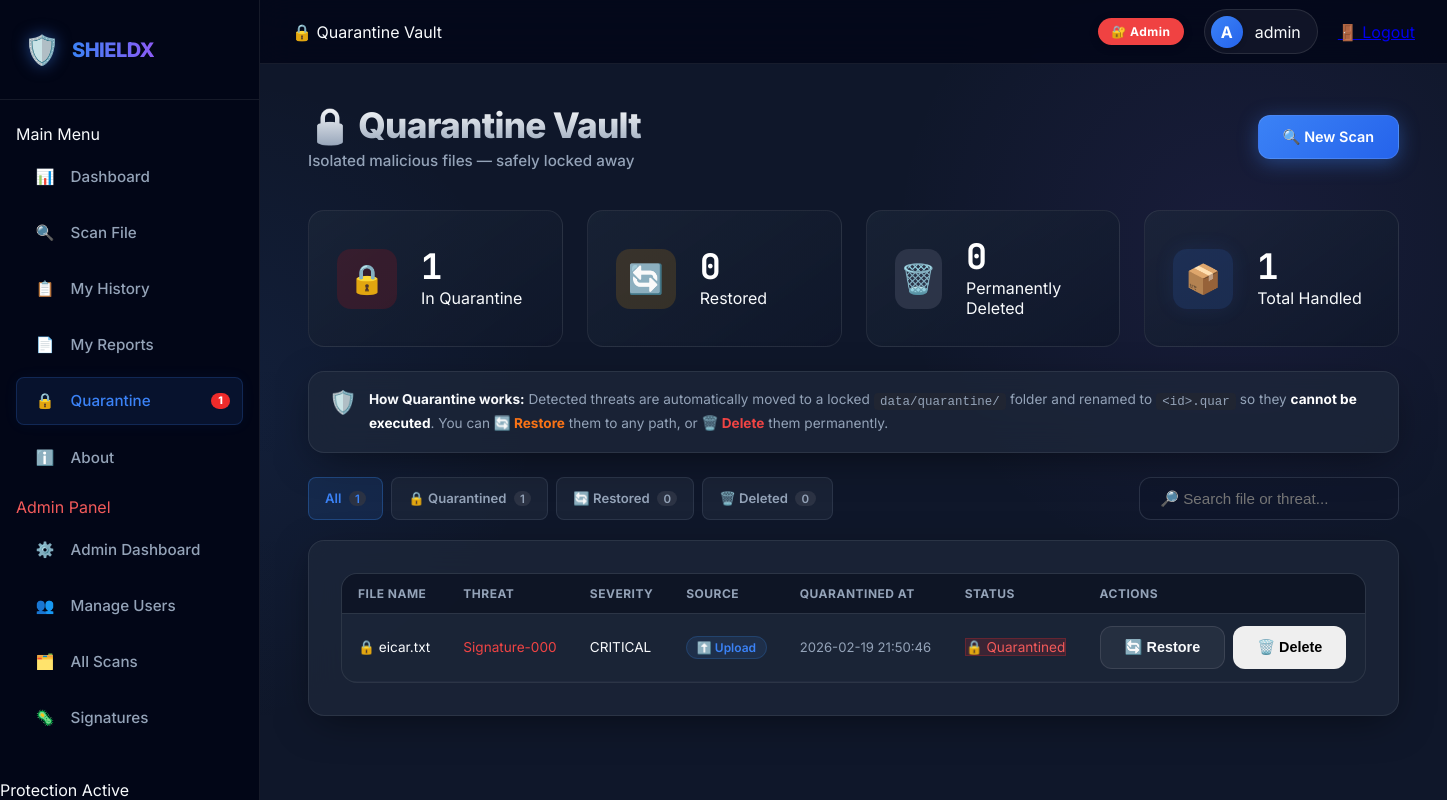
The page /quarantine (signed in) on the database its author committed.
### web/models.py (models this page shows, shortened)
class User(UserMixin, db.Model):
    __tablename__ = "users"
    id            = db.Column(db.Integer, primary_key=True)
    username      = db.Column(db.String(80),  unique=True, nullable=False)
    email         = db.Column(db.String(120), unique=True, nullable=False)
    password_hash = db.Column(db.String(256), nullable=False)
    role          = db.Column(db.String(20), default="student")  # student | staff | admin
    is_active     = db.Column(db.Boolean, default=True)
    created_at    = db.Column(db.DateTime, default=datetime.utcnow)
    @property
    def is_admin(self) -> bool:
        return self.role == "admin"
    @property
    def role_label(self) -> str:
        return {"student": "🎓 Student", "staff": "👔 Staff", "admin": "🔐 Admin"}.get(self.role, self.role)
    @property
    def role_color(self) -> str:
        return {
            "student": "hsl(213,94%,60%)",
            "staff":   "hsl(142,71%,45%)",
            "admin":   "hsl(0,85%,60%)",
        }.get(self.role, "var(--text-muted)")

### web/app.py (the view)
    @main.route("/quarantine")
    @login_required
    def quarantine_page():
        uid      = current_user.id
        is_admin = current_user.role == "admin"
        entries  = _quar.get_all(user_id=uid, admin=is_admin)
        stats    = _quar.get_stats()
        return render_template("quarantine.html", entries=entries, stats=stats)

### web/quarantine.py (called while the page is built)
def _load() -> list:
    if not _INDEX_FILE or not os.path.exists(_INDEX_FILE):
        return []
    try:
        with open(_INDEX_FILE, "r") as f:
            return json.load(f)
    except Exception:
        return []

def get_all(user_id: int = None, admin: bool = False) -> list:
    index = _load()
    if admin:
        return index
    if user_id is not None:
        return [e for e in index if e.get("user_id") == user_id]
    return []

def get_stats() -> dict:
    index = _load()
    return {
        "total":       len(index),
        "quarantined": sum(1 for e in index if e.get("status") == "quarantined"),
        "restored":    sum(1 for e in index if e.get("status") == "restored"),
        "deleted":     sum(1 for e in index if e.get("status") == "deleted"),
    }

### web/templates/quarantine.html (shortened to what this page needs)
{% extends "base.html" %}
{% block topbar_title %}🔒 Quarantine Vault{% endblock %}
{% block content %}
<div class="page-header">
    <div>
        <h1 class="page-title">🔒 Quarantine Vault</h1>
        <p class="page-subtitle">Isolated malicious files — safely locked away</p>
    </div>
    <a href="{{ url_for('main.scan_page') }}" class="btn btn-primary">🔍 New Scan</a>
</div>
<div class="stats-grid" style="margin-bottom:1.5rem;">
    <div class="stat-card">
        <div class="stat-icon" style="background:hsl(0,85%,50%,0.15); color:hsl(0,85%,60%);">🔒</div>
        <div class="stat-info">
            <p class="stat-value">{{ stats.quarantined }}</p>
            <p class="stat-label">In Quarantine</p>
        </div>
    </div>
    <div class="stat-card">
        <div class="stat-icon" style="background:hsl(38,92%,50%,0.15); color:hsl(38,92%,55%);">🔄</div>
        <div class="stat-info">
            <p class="stat-value">{{ stats.restored }}</p>
            <p class="stat-label">Restored</p>
        </div>
    </div>
    <div class="stat-card">
        <div class="stat-icon" style="background:hsl(222,22%,25%,0.8); color:var(--text-muted);">🗑️</div>
        <div class="stat-info">
            <p class="stat-value">{{ stats.deleted }}</p>
            <p class="stat-label">Permanently Deleted</p>
        </div>
    </div>
    <div class="stat-card">
        <div class="stat-icon stat-blue">📦</div>
        <div class="stat-info">
            <p class="stat-value">{{ stats.total }}</p>
            <p class="stat-label">Total Handled</p>
        </div>
    </div>
</div>
<div class="glass-card" style="margin-bottom:1.5rem; padding:1rem 1.25rem;">
    <div style="display:flex; align-items:flex-start; gap:0.75rem;">
        <span style="font-size:1.4rem; flex-shrink:0;">🛡️</span>
        <div style="font-size:0.85rem; color:var(--text-muted); line-height:1.7;">
            <strong style="color:var(--text);">How Quarantine works:</strong>
            Detected threats are automatically moved to a locked
            <code
                style="font-size:0.78rem; background:hsl(222,22%,16%); padding:0.1rem 0.4rem; border-radius:4px;">data/quarantine/</code>
            folder and renamed to <code
                style="font-size:0.78rem; background:hsl(222,22%,16%); padding:0.1rem 0.4rem; border-radius:4px;">&lt;id&gt;.quar</code>
            so they <strong>cannot be executed</strong>.
            You can <strong style="color:var(--orange);">🔄 Restore</strong> them to any path,
            or <strong style="color:var(--red);">🗑️ Delete</strong> them permanently.
        </div>
    </div>
</div>
<div style="display:flex; gap:0.5rem; margin-bottom:1.25rem; flex-wrap:wrap;">
    <button class="quar-filter-btn active" onclick="filterStatus('all', this)">
        All <span class="qfb-count">{{ entries | length }}</span>
    </button>
    <button class="quar-filter-btn" onclick="filterStatus('quarantined', this)">
        🔒 Quarantined <span class="qfb-count">{{ stats.quarantined }}</span>
    </button>
    <button class="quar-filter-btn" onclick="filterStatus('restored', this)">
        🔄 Restored <span class="qfb-count">{{ stats.restored }}</span>
    </button>
    <button class="quar-filter-btn" onclick="filterStatus('deleted', this)">
        🗑️ Deleted <span class="qfb-count">{{ stats.deleted }}</span>
    </button>
    <input type="text" class="search-input" id="quar-search" placeholder="🔎 Search file or threat..."
        oninput="filterSearch(this.value)" style="margin-left:auto; max-width:260px;">
</div>
<div class="glass-card">
    {% if entries %}
    <div class="table-wrapper">
        <table class="data-table" id="quar-table">
            <thead>
                <tr>
                    <th>File Name</th>
                    <th>Threat</th>
                    <th>Severity</th>
                    <th>Source</th>
                    <th>Quarantined At</th>
                    <th>Status</th>
                    <th>Actions</th>
                </tr>
            </thead>
            <tbody>
                {% for e in entries %}
                <tr class="quar-row" data-status="{{ e.status }}" data-name="{{ e.original_name | lower }}"
                    data-threat="{{ (e.threat_name or '') | lower }}">
                    <td class="file-name-cell" title="{{ e.original_path }}">
                        {% if e.status == 'quarantined' %}
                        🔒
                        {% elif e.status == 'restored' %}
                        📂
                        {% else %}
                        🗑️
                        {% endif %}
                        {{ e.original_name }}
                    </td>
                    <td style="color:var(--red); font-size:0.85rem;">
                        {{ e.threat_name or '—' }}
                    </td>
                    <td>
                        {% if e.severity %}
                        <span class="badge badge-{{ e.severity | lower }}">{{ e.severity }}</span>
                        {% else %}
                        <span style="color:var(--text-muted);">—</span>
                        {% endif %}
                    </td>
                    <td>
                        {% if e.source == 'upload' %}
                        <span class="source-badge source-upload">⬆️ Upload</span>
                        {% elif e.source == 'drive_scan' %}
                        <span class="source-badge source-drive">💾 Drive</span>
                        {% else %}
                        <span class="source-badge source-multi">📁 Batch</span>
                        {% endif %}
                    </td>
                    <td style="color:var(--text-muted); font-size:0.82rem;">
                        {{ e.quarantined_at }}
                    </td>
                    <td>
                        {% if e.status == 'quarantined' %}
                        <span class="badge"
                            style="background:hsl(0,85%,55%,0.15); color:hsl(0,85%,65%); border:1px solid hsl(0,85%,55%,0.25);">
                            🔒 Quarantined
                        </span>
                        {% elif e.status == 'restored' %}
                        <span class="badge badge-success">🔄 Restored</span>
                        {% else %}
                        <span class="badge" style="background:hsl(222,22%,20%); color:var(--text-muted);">
                            🗑️ Deleted
                        </span>
                        {% endif %}
                    </td>
                    <td>
                        {% if e.status == 'quarantined' %}
                        <div style="display:flex; gap:0.5rem;">
                            <button class="btn btn-ghost btn-sm"
                                onclick="openRestoreModal('{{ e.id }}', '{{ e.original_name | e }}', '{{ (e.original_path or '') | e }}')">
                                🔄 Restore
                            </button>
                            <button class="btn btn-danger btn-sm"
                                onclick="confirmDelete('{{ e.id }}', '{{ e.original_name | e }}')">
                                🗑️ Delete
                            </button>
                        </div>
                        {% elif e.status == 'restored' %}
                        <span style="color:var(--text-muted); font-size:0.8rem;" title="{{ e.restore_path or '' }}">
                            → {{ (e.restore_path or 'original path') | truncate(30) }}
                        </span>
                        {% else %}
                        <span style="color:var(--text-muted); font-size:0.8rem;">Permanently removed</span>
                        {% endif %}
                    </td>
                </tr>
                {% endfor %}
            </tbody>
        </table>
    </div>
    {% endif %}
</div>
{% endblock %}

### web/templates/base.html (shortened to what this page needs)
<!DOCTYPE html>
<html lang="en">
<head>
    <link rel="stylesheet" href="{{ url_for('static', filename='css/style.css') }}">
</head>
<body>
    <aside class="sidebar">
        <div class="sidebar-brand">
            <span class="brand-icon">🛡️</span>
            <span class="brand-text">SHIELDX</span>
        </div>
        <nav class="sidebar-nav">
            <p class="nav-section-label">Main Menu</p>
            <a href="{{ url_for('main.index') }}"
                class="nav-item {% if request.endpoint == 'main.index' %}active{% endif %}">
                <span class="nav-icon">📊</span><span>Dashboard</span>
            </a>
            <a href="{{ url_for('main.scan_page') }}"
                class="nav-item {% if request.endpoint == 'main.scan_page' %}active{% endif %}">
                <span class="nav-icon">🔍</span><span>Scan File</span>
            </a>
            <a href="{{ url_for('main.history_page') }}"
                class="nav-item {% if request.endpoint == 'main.history_page' %}active{% endif %}">
                <span class="nav-icon">📋</span><span>My History</span>
            </a>
            <a href="{{ url_for('main.reports_page') }}"
                class="nav-item {% if request.endpoint == 'main.reports_page' %}active{% endif %}">
                <span class="nav-icon">📄</span><span>My Reports</span>
            </a>
            <a href="{{ url_for('main.quarantine_page') }}"
                class="nav-item {% if request.endpoint == 'main.quarantine_page' %}active{% endif %}"
                style="position:relative;">
                <span class="nav-icon">🔒</span><span>Quarantine</span>
                {% if quarantine_count > 0 %}
                <span style="
                    position:absolute; right:0.75rem; top:50%; transform:translateY(-50%);
                    background:hsl(0,85%,55%); color:#fff; font-size:0.65rem; font-weight:800;
                    padding:0.1rem 0.45rem; border-radius:99px; animation:pulse 2s infinite;
                ">{{ quarantine_count }}</span>
                {% endif %}
            </a>
            <a href="{{ url_for('main.about_page') }}"
                class="nav-item {% if request.endpoint == 'main.about_page' %}active{% endif %}">
                <span class="nav-icon">ℹ️</span><span>About</span>
            </a>
            {% if current_user.is_admin %}
            <p class="nav-section-label" style="color: hsl(0,85%,65%);">Admin Panel</p>
            <a href="{{ url_for('admin.dashboard') }}"
                class="nav-item nav-admin {% if request.endpoint == 'admin.dashboard' %}active{% endif %}">
                <span class="nav-icon">⚙️</span><span>Admin Dashboard</span>
            </a>
            <a href="{{ url_for('admin.users') }}"
                class="nav-item nav-admin {% if request.endpoint == 'admin.users' %}active{% endif %}">
                <span class="nav-icon">👥</span><span>Manage Users</span>
            </a>
            <a href="{{ url_for('admin.history') }}"
                class="nav-item nav-admin {% if request.endpoint == 'admin.history' %}active{% endif %}">
                <span class="nav-icon">🗂️</span><span>All Scans</span>
            </a>
            <a href="{{ url_for('admin.signatures') }}"
                class="nav-item nav-admin {% if request.endpoint == 'admin.signatures' %}active{% endif %}">
                <span class="nav-icon">🦠</span><span>Signatures</span>
            </a>
            {% endif %}
        </nav>
        <div class="sidebar-status">
            <span>Protection Active</span>
        </div>
    </aside>
    <header class="topbar">
        <div class="topbar-left">
            <span class="topbar-page">{% block topbar_title %}SHIELDX{% endblock %}</span>
        </div>
        <div class="topbar-right">
            <span class="role-pill" style="background:{{ current_user.role_color }}; color:white;">
                {{ current_user.role_label }}
            </span>
            <div class="user-chip">
                <div class="user-avatar-sm">{{ current_user.username[0] | upper }}</div>
                <span class="user-chip-name">{{ current_user.username }}</span>
            </div>
            <a href="{{ url_for('auth.logout') }}" class="topbar-logout">
                🚪 Logout
            </a>
        </div>
    </header>
    <main class="main-content">
        {% block content %}{% endblock %}
    </main>
</body>
</html>

### web/templates/quarantine.html (style rules this page uses)
.quar-filter-btn { padding: 0.45rem 1rem; border-radius: var(--radius-sm); background: var(--bg-card); border: 1px solid var(--border); color: var(--text-muted); font-size: 0.82rem; font-weight: 600; cursor: pointer; transition: all 0.2s; font-family: 'Inter', sans-serif; }
.quar-filter-btn.active { background: hsl(213, 94%, 60%, 0.12); color: var(--blue); border-color: hsl(213, 94%, 60%, 0.3); }
.qfb-count { display: inline-block; background: hsl(222, 22%, 22%); padding: 0.05rem 0.4rem; border-radius: 99px; font-size: 0.72rem; margin-left: 0.25rem; }
.source-badge { font-size: 0.75rem; font-weight: 600; padding: 0.2rem 0.6rem; border-radius: 99px; border: 1px solid transparent; }
.source-upload { background: hsl(213, 94%, 60%, 0.1); color: var(--blue); border-color: hsl(213, 94%, 60%, 0.2); }

### rows shown on the page
User: role_label "🔐 Admin", username "A", username "admin"

### other values the page prints
{{ quarantine_count }} "1"
{{ stats.quarantined }} "1"
{{ stats.restored }} "0"
{{ stats.deleted }} "0"
{{ stats.total }} "1"
{{ entries | length }} "1"
{{ e.original_name }} "eicar.txt"
{{ e.threat_name or '—' }} "Signature-000"
{{ e.severity }} "CRITICAL"
{{ e.quarantined_at }} "2026-02-19 21:50:46"
